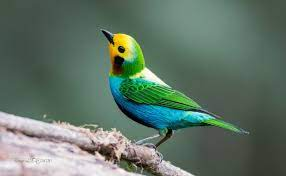
#> input picture birdy.jpg, 286 x 176 px
$ python Img_Processing.py
#> lines starting #> are read from the running program, lines starting #| are printed output that depends on the picture
from PIL import Image, ImageEnhance, ImageFilter
from os import mkdir, getcwd
import os.path as op
import numpy as np
from PIL.Image import fromarray

def printmenu():
    arr = ["Resize", "Rotate", "Filters", "Image Type",
           "Paste Images", "Flip", "Crop", "Exit"]
    for i in range(len(arr)):
        print(f"{i+1}.  {arr[i]}")


print("Welcome to Image Processing Project...")
print("""Our task was to use the Python Imaging Library (PIL)
to tackle common image processing tasks. We have some algorithms
that help us apply filters to images, and use PIL to adjust image
brightness, contrast, and color tone. We also performed basic
functionalities along with this.""")

global img, ask, path
img = Image.open('birdy.jpg')
#> img is the input picture: PIL image 286x176 RGB; mean R, G, B 97.6, 116.7, 104
#> the answer given: 3
path = getcwd()


def WannaSave(p, path1):
    print("Do you want to save this image??\nY / N")
    ask1 = input(">>>> ")
    if ask1.casefold() == "Y".casefold():
        string = input("Enter the name of the file: ")
        if op.isfile(string) == False:
            new = p.save(path1+"\\"+string+'.jpg')
            print("File Saved!")
        else:
            print("Filename already exists. Please try a new filename.")
            WannaSave(p, path1)
    elif ask1.casefold() == "N".casefold():
        pass
    else:
        print("Please enter a valid input!")
        WannaSave(p, path1)


# [31 lines left out: functions resizeme, rotateme, not called in this run]


def filters(p):
    fil = ["Greyscale", "Enhancement", "Brightness", "Sharpness", "Sepia", "Negative", "Blur"]
    for i in range(len(fil)):
        print(f"{i+1}.  {fil[i]}")
    try:
        d = "Filtered Images"
        if op.isdir(path+"\\"+d) == False:
            mkdir(f"{path}\\{d}")
            for i in range(len(fil)):
                if op.isdir(path+"\\"+d+"\\"+fil[i]) == False:
                    mkdir(f"{path}\\{d}\\{fil[i]}")
        filter = int(input(">>Enter filter : "))
#> the answer given: 3
        if filter == 1:
            new_image = p.convert("L")
            new_image.show()
            WannaSave(new_image, f"{path}\\{d}\\{fil[0]}")
        elif filter == 2:
            fact = float(input(">>Enter contrast factor: "))
            contrast = ImageEnhance.Contrast(p)
            c = contrast.enhance(fact)
            c.show()
            WannaSave(c, f"{path}\\{d}\\{fil[1]}")
        elif filter == 3:
            fact = float(input(">>Enter brightness factor: "))
#> the answer given: 3
            brightness = ImageEnhance.Brightness(p)
            b = brightness.enhance(fact)
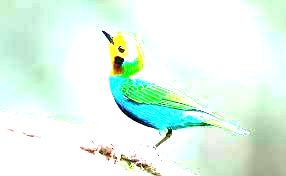
#> b: PIL image 286x176 RGB; mean R, G, B 223.7, 246.6, 233.2
            b.show()
            WannaSave(b, f"{path}\\{d}\\{fil[2]}")
        elif filter == 4:
            fact = float(input(">>Enter sharpness factor: "))
            sharpness = ImageEnhance.Sharpness(p)
            s = sharpness.enhance(fact)
            s.show()
            WannaSave(s, f"{path}\\{d}\\{fil[3]}")
        elif filter == 5:
            sepiaP = sepiaImage(p)
            sepiaP.show()
            WannaSave(sepiaP, f"{path}\\{d}\\{fil[4]}")
        elif filter == 6:
            negativeP = negativeImage(p)
            negativeP.show()
            WannaSave(negativeP,f"{path}\\{d}\\{fil[5]}")
        elif filter == 7:
            print("This is Box Blur. The more the radius(a parameter) the higher the output image will be blurred. ")
            radius = float(input(">>Enter the radius for blur: "))
            blur = p.filter(ImageFilter.BoxBlur(radius))
            blur.show()
            WannaSave(blur,f"{path}\\{d}\\{fil[6]}")
    except Exception as e:
        print(e)
        print("Enter valid input !! ")
        filters(p)


# [120 lines left out: functions changemytype, copypaste, flipme, cropme, negativeImage, sepiaImage, not called in this run]


while True:
    printmenu()
    print("What do you want?")
    try:
        ask = int(input(">>>> "))
        if ask == 1:
            resizeme(img)
        elif ask == 2:
            rotateme(img)
        elif ask == 3:
#> (the run stopped early here; a loop or call above may not have finished)
